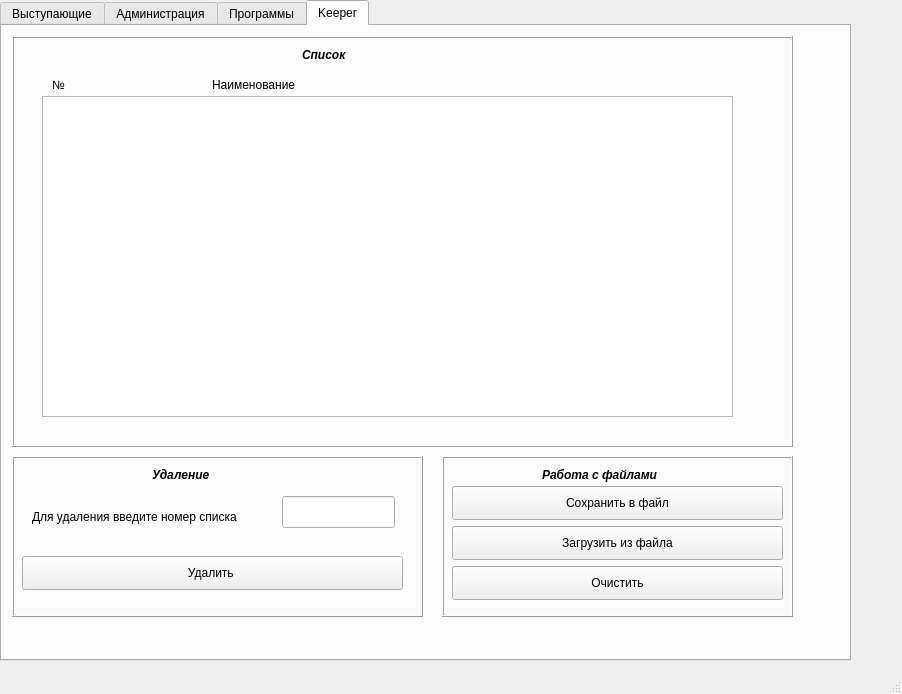
<?xml version="1.0" encoding="UTF-8"?>
<ui version="4.0">
 <class>MainWindow</class>
 <widget class="QMainWindow" name="MainWindow">
  <property name="geometry">
   <rect>
    <x>0</x>
    <y>0</y>
    <width>902</width>
    <height>694</height>
   </rect>
  </property>
  <property name="windowTitle">
   <string>MainWindow</string>
  </property>
  <widget class="QWidget" name="centralwidget">
   <widget class="QTabWidget" name="tabWidget">
    <property name="geometry">
     <rect>
      <x>0</x>
      <y>0</y>
      <width>851</width>
      <height>661</height>
     </rect>
    </property>
    <property name="currentIndex">
     <number>3</number>
    </property>
    <widget class="QWidget" name="tab">
     <attribute name="title">
      <string>Выступающие</string>
     </attribute>
     <widget class="QFrame" name="frame_2">
      <property name="geometry">
       <rect>
        <x>20</x>
        <y>200</y>
        <width>751</width>
        <height>311</height>
       </rect>
      </property>
      <property name="frameShape">
       <enum>QFrame::Box</enum>
      </property>
      <property name="frameShadow">
       <enum>QFrame::Raised</enum>
      </property>
      <widget class="QLabel" name="label_6">
       <property name="geometry">
        <rect>
         <x>290</x>
         <y>10</y>
         <width>161</width>
         <height>18</height>
        </rect>
       </property>
       <property name="font">
        <font>
         <italic>true</italic>
         <bold>true</bold>
        </font>
       </property>
       <property name="text">
        <string>Список выступающих</string>
       </property>
      </widget>
      <widget class="QTextBrowser" name="textBrowser">
       <property name="geometry">
        <rect>
         <x>30</x>
         <y>60</y>
         <width>681</width>
         <height>231</height>
        </rect>
       </property>
      </widget>
      <widget class="QLabel" name="label_9">
       <property name="geometry">
        <rect>
         <x>40</x>
         <y>40</y>
         <width>58</width>
         <height>18</height>
        </rect>
       </property>
       <property name="text">
        <string>№</string>
       </property>
      </widget>
      <widget class="QLabel" name="label_10">
       <property name="geometry">
        <rect>
         <x>200</x>
         <y>40</y>
         <width>58</width>
         <height>18</height>
        </rect>
       </property>
       <property name="text">
        <string>ФИО</string>
       </property>
      </widget>
      <widget class="QLabel" name="label_11">
       <property name="geometry">
        <rect>
         <x>350</x>
         <y>40</y>
         <width>151</width>
         <height>18</height>
        </rect>
       </property>
       <property name="text">
        <string>Организация/Вуз</string>
       </property>
      </widget>
      <widget class="QLabel" name="label_12">
       <property name="geometry">
        <rect>
         <x>560</x>
         <y>40</y>
         <width>131</width>
         <height>18</height>
        </rect>
       </property>
       <property name="text">
        <string>Название доклада</string>
       </property>
      </widget>
     </widget>
     <widget class="QFrame" name="frame_6">
      <property name="geometry">
       <rect>
        <x>20</x>
        <y>10</y>
        <width>751</width>
        <height>181</height>
       </rect>
      </property>
      <property name="frameShape">
       <enum>QFrame::Box</enum>
      </property>
      <property name="frameShadow">
       <enum>QFrame::Raised</enum>
      </property>
      <widget class="QLabel" name="label_16">
       <property name="geometry">
        <rect>
         <x>20</x>
         <y>60</y>
         <width>58</width>
         <height>18</height>
        </rect>
       </property>
       <property name="text">
        <string>ФИО</string>
       </property>
      </widget>
      <widget class="QLineEdit" name="lineEdit_6">
       <property name="geometry">
        <rect>
         <x>150</x>
         <y>50</y>
         <width>191</width>
         <height>32</height>
        </rect>
       </property>
       <property name="text">
        <string/>
       </property>
      </widget>
      <widget class="QLabel" name="label_22">
       <property name="geometry">
        <rect>
         <x>70</x>
         <y>10</y>
         <width>221</width>
         <height>18</height>
        </rect>
       </property>
       <property name="font">
        <font>
         <family>Noto Sans</family>
         <italic>true</italic>
         <bold>true</bold>
        </font>
       </property>
       <property name="text">
        <string>Добавление выступающего</string>
       </property>
      </widget>
      <widget class="QLabel" name="label_54">
       <property name="geometry">
        <rect>
         <x>20</x>
         <y>100</y>
         <width>111</width>
         <height>18</height>
        </rect>
       </property>
       <property name="text">
        <string>Организация/Вуз</string>
       </property>
      </widget>
      <widget class="QLineEdit" name="lineEdit_29">
       <property name="geometry">
        <rect>
         <x>150</x>
         <y>90</y>
         <width>191</width>
         <height>32</height>
        </rect>
       </property>
       <property name="text">
        <string/>
       </property>
      </widget>
      <widget class="QLineEdit" name="lineEdit_32">
       <property name="geometry">
        <rect>
         <x>520</x>
         <y>40</y>
         <width>191</width>
         <height>32</height>
        </rect>
       </property>
       <property name="text">
        <string/>
       </property>
      </widget>
      <widget class="QLabel" name="label_55">
       <property name="geometry">
        <rect>
         <x>390</x>
         <y>50</y>
         <width>121</width>
         <height>18</height>
        </rect>
       </property>
       <property name="text">
        <string>Название доклада</string>
       </property>
      </widget>
      <widget class="QLineEdit" name="lineEdit_33">
       <property name="geometry">
        <rect>
         <x>520</x>
         <y>80</y>
         <width>191</width>
         <height>32</height>
        </rect>
       </property>
       <property name="text">
        <string/>
       </property>
      </widget>
      <widget class="QLabel" name="label_60">
       <property name="geometry">
        <rect>
         <x>390</x>
         <y>90</y>
         <width>111</width>
         <height>18</height>
        </rect>
       </property>
       <property name="text">
        <string>Аннотация</string>
       </property>
      </widget>
      <widget class="QPushButton" name="pushButton_3">
       <property name="geometry">
        <rect>
         <x>20</x>
         <y>130</y>
         <width>691</width>
         <height>34</height>
        </rect>
       </property>
       <property name="text">
        <string>Добавить выступающего</string>
       </property>
      </widget>
     </widget>
    </widget>
    <widget class="QWidget" name="tab_2">
     <attribute name="title">
      <string>Администрация</string>
     </attribute>
     <widget class="QFrame" name="frame_5">
      <property name="geometry">
       <rect>
        <x>10</x>
        <y>240</y>
        <width>761</width>
        <height>361</height>
       </rect>
      </property>
      <property name="frameShape">
       <enum>QFrame::Box</enum>
      </property>
      <property name="frameShadow">
       <enum>QFrame::Raised</enum>
      </property>
      <widget class="QLabel" name="label_17">
       <property name="geometry">
        <rect>
         <x>290</x>
         <y>10</y>
         <width>161</width>
         <height>18</height>
        </rect>
       </property>
       <property name="font">
        <font>
         <italic>true</italic>
         <bold>true</bold>
        </font>
       </property>
       <property name="text">
        <string>Список выступающих</string>
       </property>
      </widget>
      <widget class="QTextBrowser" name="textBrowser_2">
       <property name="geometry">
        <rect>
         <x>30</x>
         <y>60</y>
         <width>681</width>
         <height>261</height>
        </rect>
       </property>
      </widget>
      <widget class="QLabel" name="label_18">
       <property name="geometry">
        <rect>
         <x>40</x>
         <y>40</y>
         <width>58</width>
         <height>18</height>
        </rect>
       </property>
       <property name="text">
        <string>№</string>
       </property>
      </widget>
      <widget class="QLabel" name="label_19">
       <property name="geometry">
        <rect>
         <x>200</x>
         <y>40</y>
         <width>58</width>
         <height>18</height>
        </rect>
       </property>
       <property name="text">
        <string>ФИО</string>
       </property>
      </widget>
      <widget class="QLabel" name="label_20">
       <property name="geometry">
        <rect>
         <x>350</x>
         <y>40</y>
         <width>151</width>
         <height>18</height>
        </rect>
       </property>
       <property name="text">
        <string>Должность</string>
       </property>
      </widget>
      <widget class="QLabel" name="label_21">
       <property name="geometry">
        <rect>
         <x>520</x>
         <y>40</y>
         <width>171</width>
         <height>20</height>
        </rect>
       </property>
       <property name="text">
        <string>Область ответственности</string>
       </property>
      </widget>
     </widget>
     <widget class="QFrame" name="frame_14">
      <property name="geometry">
       <rect>
        <x>10</x>
        <y>0</y>
        <width>761</width>
        <height>231</height>
       </rect>
      </property>
      <property name="frameShape">
       <enum>QFrame::Box</enum>
      </property>
      <property name="frameShadow">
       <enum>QFrame::Raised</enum>
      </property>
      <widget class="QLabel" name="label_61">
       <property name="geometry">
        <rect>
         <x>20</x>
         <y>60</y>
         <width>58</width>
         <height>18</height>
        </rect>
       </property>
       <property name="text">
        <string>ФИО</string>
       </property>
      </widget>
      <widget class="QLineEdit" name="lineEdit_34">
       <property name="geometry">
        <rect>
         <x>190</x>
         <y>50</y>
         <width>191</width>
         <height>32</height>
        </rect>
       </property>
       <property name="text">
        <string/>
       </property>
      </widget>
      <widget class="QLabel" name="label_62">
       <property name="geometry">
        <rect>
         <x>70</x>
         <y>10</y>
         <width>221</width>
         <height>18</height>
        </rect>
       </property>
       <property name="font">
        <font>
         <family>Noto Sans</family>
         <italic>true</italic>
         <bold>true</bold>
        </font>
       </property>
       <property name="text">
        <string>Добавление администратора</string>
       </property>
      </widget>
      <widget class="QLabel" name="label_63">
       <property name="geometry">
        <rect>
         <x>20</x>
         <y>100</y>
         <width>111</width>
         <height>18</height>
        </rect>
       </property>
       <property name="text">
        <string>Должность</string>
       </property>
      </widget>
      <widget class="QLineEdit" name="lineEdit_35">
       <property name="geometry">
        <rect>
         <x>190</x>
         <y>90</y>
         <width>191</width>
         <height>32</height>
        </rect>
       </property>
       <property name="text">
        <string/>
       </property>
      </widget>
      <widget class="QLineEdit" name="lineEdit_36">
       <property name="geometry">
        <rect>
         <x>190</x>
         <y>130</y>
         <width>191</width>
         <height>32</height>
        </rect>
       </property>
       <property name="text">
        <string/>
       </property>
      </widget>
      <widget class="QLabel" name="label_64">
       <property name="geometry">
        <rect>
         <x>20</x>
         <y>140</y>
         <width>171</width>
         <height>18</height>
        </rect>
       </property>
       <property name="text">
        <string>Область ответственности</string>
       </property>
      </widget>
      <widget class="QPushButton" name="pushButton_11">
       <property name="geometry">
        <rect>
         <x>10</x>
         <y>180</y>
         <width>731</width>
         <height>34</height>
        </rect>
       </property>
       <property name="text">
        <string>Добавить администратора</string>
       </property>
      </widget>
     </widget>
    </widget>
    <widget class="QWidget" name="tab_3">
     <attribute name="title">
      <string>Программы</string>
     </attribute>
     <widget class="QFrame" name="frame_8">
      <property name="geometry">
       <rect>
        <x>10</x>
        <y>240</y>
        <width>761</width>
        <height>361</height>
       </rect>
      </property>
      <property name="frameShape">
       <enum>QFrame::Box</enum>
      </property>
      <property name="frameShadow">
       <enum>QFrame::Raised</enum>
      </property>
      <widget class="QLabel" name="label_28">
       <property name="geometry">
        <rect>
         <x>290</x>
         <y>10</y>
         <width>161</width>
         <height>18</height>
        </rect>
       </property>
       <property name="font">
        <font>
         <italic>true</italic>
         <bold>true</bold>
        </font>
       </property>
       <property name="text">
        <string>Расписание</string>
       </property>
      </widget>
      <widget class="QTextBrowser" name="textBrowser_3">
       <property name="geometry">
        <rect>
         <x>30</x>
         <y>60</y>
         <width>681</width>
         <height>261</height>
        </rect>
       </property>
      </widget>
      <widget class="QLabel" name="label_29">
       <property name="geometry">
        <rect>
         <x>40</x>
         <y>40</y>
         <width>58</width>
         <height>18</height>
        </rect>
       </property>
       <property name="text">
        <string>№</string>
       </property>
      </widget>
      <widget class="QLabel" name="label_30">
       <property name="geometry">
        <rect>
         <x>120</x>
         <y>40</y>
         <width>191</width>
         <height>18</height>
        </rect>
       </property>
       <property name="text">
        <string>Наименование выступления</string>
       </property>
      </widget>
      <widget class="QLabel" name="label_31">
       <property name="geometry">
        <rect>
         <x>350</x>
         <y>40</y>
         <width>151</width>
         <height>18</height>
        </rect>
       </property>
       <property name="text">
        <string>День недели</string>
       </property>
      </widget>
      <widget class="QLabel" name="label_32">
       <property name="geometry">
        <rect>
         <x>520</x>
         <y>40</y>
         <width>171</width>
         <height>20</height>
        </rect>
       </property>
       <property name="text">
        <string>Время</string>
       </property>
      </widget>
     </widget>
     <widget class="QFrame" name="frame_17">
      <property name="geometry">
       <rect>
        <x>10</x>
        <y>0</y>
        <width>761</width>
        <height>231</height>
       </rect>
      </property>
      <property name="frameShape">
       <enum>QFrame::Box</enum>
      </property>
      <property name="frameShadow">
       <enum>QFrame::Raised</enum>
      </property>
      <widget class="QLabel" name="label_65">
       <property name="geometry">
        <rect>
         <x>20</x>
         <y>60</y>
         <width>191</width>
         <height>18</height>
        </rect>
       </property>
       <property name="text">
        <string>Наименование выступления</string>
       </property>
      </widget>
      <widget class="QLineEdit" name="lineEdit_21">
       <property name="geometry">
        <rect>
         <x>210</x>
         <y>50</y>
         <width>191</width>
         <height>32</height>
        </rect>
       </property>
       <property name="text">
        <string/>
       </property>
      </widget>
      <widget class="QLabel" name="label_66">
       <property name="geometry">
        <rect>
         <x>70</x>
         <y>10</y>
         <width>221</width>
         <height>18</height>
        </rect>
       </property>
       <property name="font">
        <font>
         <family>Noto Sans</family>
         <italic>true</italic>
         <bold>true</bold>
        </font>
       </property>
       <property name="text">
        <string>Добавление программы</string>
       </property>
      </widget>
      <widget class="QLabel" name="label_67">
       <property name="geometry">
        <rect>
         <x>20</x>
         <y>100</y>
         <width>111</width>
         <height>18</height>
        </rect>
       </property>
       <property name="text">
        <string>День недели</string>
       </property>
      </widget>
      <widget class="QLineEdit" name="lineEdit_37">
       <property name="geometry">
        <rect>
         <x>210</x>
         <y>130</y>
         <width>191</width>
         <height>32</height>
        </rect>
       </property>
       <property name="text">
        <string/>
       </property>
      </widget>
      <widget class="QLabel" name="label_68">
       <property name="geometry">
        <rect>
         <x>20</x>
         <y>140</y>
         <width>91</width>
         <height>18</height>
        </rect>
       </property>
       <property name="text">
        <string>Время</string>
       </property>
      </widget>
      <widget class="QPushButton" name="pushButton_14">
       <property name="geometry">
        <rect>
         <x>20</x>
         <y>190</y>
         <width>721</width>
         <height>34</height>
        </rect>
       </property>
       <property name="text">
        <string>Добавить программу</string>
       </property>
      </widget>
      <widget class="QComboBox" name="comboBox_2">
       <property name="geometry">
        <rect>
         <x>210</x>
         <y>90</y>
         <width>191</width>
         <height>32</height>
        </rect>
       </property>
       <item>
        <property name="text">
         <string>Понедельник</string>
        </property>
       </item>
       <item>
        <property name="text">
         <string>Вторниик</string>
        </property>
       </item>
       <item>
        <property name="text">
         <string>Среда</string>
        </property>
       </item>
       <item>
        <property name="text">
         <string>Четверг</string>
        </property>
       </item>
       <item>
        <property name="text">
         <string>Пятница</string>
        </property>
       </item>
       <item>
        <property name="text">
         <string>Суббота</string>
        </property>
       </item>
       <item>
        <property name="text">
         <string>Воскресенье</string>
        </property>
       </item>
      </widget>
     </widget>
    </widget>
    <widget class="QWidget" name="tab_6">
     <attribute name="title">
      <string>Keeper</string>
     </attribute>
     <widget class="QFrame" name="frame_4">
      <property name="geometry">
       <rect>
        <x>10</x>
        <y>10</y>
        <width>781</width>
        <height>411</height>
       </rect>
      </property>
      <property name="frameShape">
       <enum>QFrame::Box</enum>
      </property>
      <property name="frameShadow">
       <enum>QFrame::Raised</enum>
      </property>
      <widget class="QLabel" name="label_13">
       <property name="geometry">
        <rect>
         <x>290</x>
         <y>10</y>
         <width>161</width>
         <height>18</height>
        </rect>
       </property>
       <property name="font">
        <font>
         <italic>true</italic>
         <bold>true</bold>
        </font>
       </property>
       <property name="text">
        <string>Список </string>
       </property>
      </widget>
      <widget class="QTextBrowser" name="textBrowser_4">
       <property name="geometry">
        <rect>
         <x>30</x>
         <y>60</y>
         <width>691</width>
         <height>321</height>
        </rect>
       </property>
      </widget>
      <widget class="QLabel" name="label_14">
       <property name="geometry">
        <rect>
         <x>40</x>
         <y>40</y>
         <width>58</width>
         <height>18</height>
        </rect>
       </property>
       <property name="text">
        <string>№</string>
       </property>
      </widget>
      <widget class="QLabel" name="label_15">
       <property name="geometry">
        <rect>
         <x>200</x>
         <y>40</y>
         <width>111</width>
         <height>18</height>
        </rect>
       </property>
       <property name="text">
        <string>Наименование</string>
       </property>
      </widget>
     </widget>
     <widget class="QFrame" name="frame_15">
      <property name="geometry">
       <rect>
        <x>10</x>
        <y>430</y>
        <width>411</width>
        <height>161</height>
       </rect>
      </property>
      <property name="frameShape">
       <enum>QFrame::Box</enum>
      </property>
      <property name="frameShadow">
       <enum>QFrame::Raised</enum>
      </property>
      <widget class="QLabel" name="label_56">
       <property name="geometry">
        <rect>
         <x>140</x>
         <y>10</y>
         <width>181</width>
         <height>18</height>
        </rect>
       </property>
       <property name="font">
        <font>
         <italic>true</italic>
         <bold>true</bold>
        </font>
       </property>
       <property name="text">
        <string>Удаление </string>
       </property>
      </widget>
      <widget class="QLabel" name="label_57">
       <property name="geometry">
        <rect>
         <x>20</x>
         <y>40</y>
         <width>251</width>
         <height>41</height>
        </rect>
       </property>
       <property name="font">
        <font>
         <italic>false</italic>
         <bold>false</bold>
        </font>
       </property>
       <property name="text">
        <string>Для удаления введите номер списка</string>
       </property>
      </widget>
      <widget class="QLineEdit" name="lineEdit_30">
       <property name="geometry">
        <rect>
         <x>270</x>
         <y>40</y>
         <width>113</width>
         <height>32</height>
        </rect>
       </property>
       <property name="text">
        <string/>
       </property>
      </widget>
      <widget class="QPushButton" name="pushButton_12">
       <property name="geometry">
        <rect>
         <x>10</x>
         <y>100</y>
         <width>381</width>
         <height>34</height>
        </rect>
       </property>
       <property name="text">
        <string>Удалить </string>
       </property>
      </widget>
     </widget>
     <widget class="QFrame" name="frame_16">
      <property name="geometry">
       <rect>
        <x>440</x>
        <y>430</y>
        <width>351</width>
        <height>161</height>
       </rect>
      </property>
      <property name="frameShape">
       <enum>QFrame::Box</enum>
      </property>
      <property name="frameShadow">
       <enum>QFrame::Raised</enum>
      </property>
      <widget class="QLabel" name="label_58">
       <property name="geometry">
        <rect>
         <x>100</x>
         <y>10</y>
         <width>181</width>
         <height>18</height>
        </rect>
       </property>
       <property name="font">
        <font>
         <italic>true</italic>
         <bold>true</bold>
        </font>
       </property>
       <property name="text">
        <string>Работа с файлами</string>
       </property>
      </widget>
      <widget class="QPushButton" name="pushButton_13">
       <property name="geometry">
        <rect>
         <x>10</x>
         <y>30</y>
         <width>331</width>
         <height>34</height>
        </rect>
       </property>
       <property name="text">
        <string>Сохранить в файл</string>
       </property>
      </widget>
      <widget class="QPushButton" name="pushButton_15">
       <property name="geometry">
        <rect>
         <x>10</x>
         <y>70</y>
         <width>331</width>
         <height>34</height>
        </rect>
       </property>
       <property name="text">
        <string>Загрузить из файла</string>
       </property>
      </widget>
      <widget class="QPushButton" name="pushButton_16">
       <property name="geometry">
        <rect>
         <x>10</x>
         <y>110</y>
         <width>331</width>
         <height>34</height>
        </rect>
       </property>
       <property name="text">
        <string>Очистить</string>
       </property>
      </widget>
     </widget>
    </widget>
   </widget>
  </widget>
  <widget class="QMenuBar" name="menubar">
   <property name="geometry">
    <rect>
     <x>0</x>
     <y>0</y>
     <width>902</width>
     <height>30</height>
    </rect>
   </property>
  </widget>
  <widget class="QStatusBar" name="statusbar"/>
 </widget>
 <resources/>
 <connections/>
</ui>
